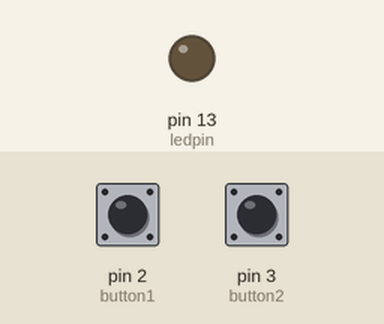
A sketch run on a simulated Arduino Uno, built with avr-gcc and run on an emulated ATmega328P. Shown: output pins drawn as LEDs (lit = HIGH). Inputs (shaded band) come from the test bench; at power-on: pin 2 (button1) LOW, pin 3 (button2) LOW.

Above: at 1.2 s.
1.3 s: pin 2 (button1) pulled HIGH for 0.15 s
At 1.37 s:
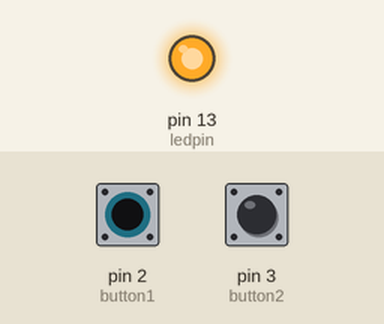
2.9 s: pin 2 (button1) pulled HIGH for 3.2 s
At 7.0 s:
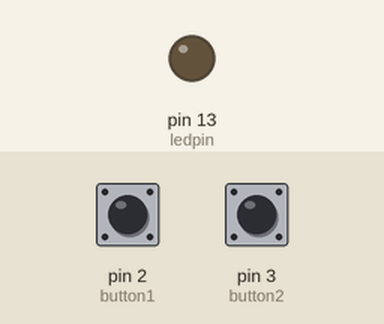
7.6 s: pin 3 (button2) pulled HIGH for 3.2 s
At 8.2 s:
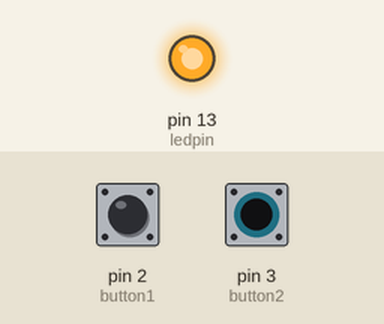
Timing chart, 0 to 12.3 s (numbered marks = the images above; inputs shaded):
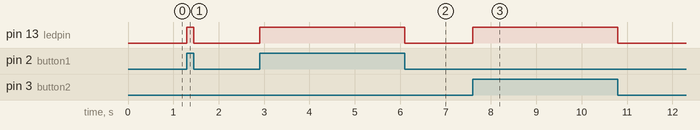

The sketch:

button_pro.ino
```cpp
int button1 = 2;
int button2 = 3;
int ledpin = 13;
int state1 = 0, state2 = 0;
void setup() {
  pinMode (ledpin, OUTPUT);
  pinMode (button1, INPUT);
  pinMode (button2, INPUT);

}

void loop() {
  state1 = digitalRead (button1);
  state2 = digitalRead (button2);

  if (state1 == HIGH || state2 == HIGH){
    digitalWrite(ledpin, HIGH);
  } else {
    digitalWrite(ledpin, LOW);
  }
  }
```

Measured:
- after the input at 1.3 s, pin 13 (ledpin): LOW → HIGH at once, → LOW 0.15 s later
- after the input at 2.9 s, pin 13 (ledpin): LOW → HIGH at once, → LOW 3.2 s later
- after the input at 7.6 s, pin 13 (ledpin): LOW → HIGH at once, → LOW 3.2 s later
